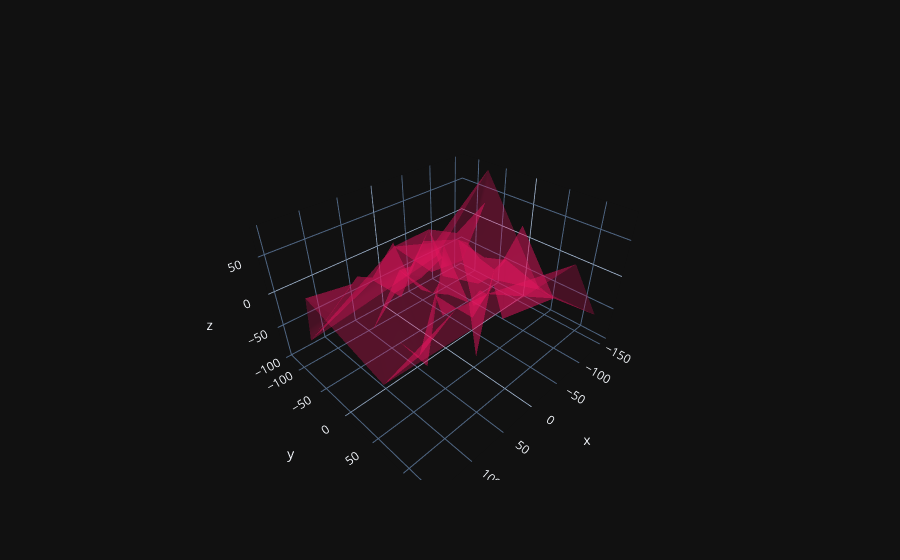

Write notebook code for a chart like this one.
### Code cell
N = 70
fig = go.Figure(data=[go.Mesh3d(x=(70*np.random.randn(N)),
                y=(55*np.random.randn(N)),
                z=(40*np.random.randn(N)),
                opacity=0.5,
                color='rgba(244,22,100,0.6)')])
fig.update_layout(template='plotly_dark')
fig.show()
